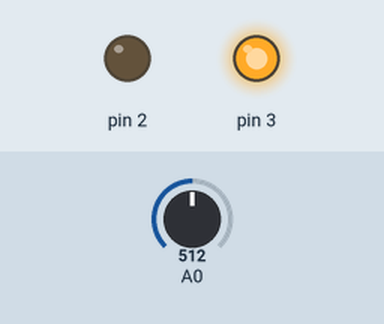
Recording of a sketch running on a simulated Arduino Uno, built with avr-gcc and run on an emulated ATmega328P. On the bench: output pins drawn as LEDs (lit = HIGH). The inputs (shaded band) are chosen by the test bench; at power-on: A0 = 512.

Above: at 1.2 s.
1.3 s: A0 set to 624
2.8 s: A0 set to 651
At 4.0 s:
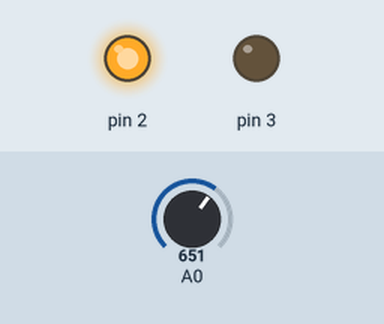
4.3 s: A0 set to 511
At 5.2 s:
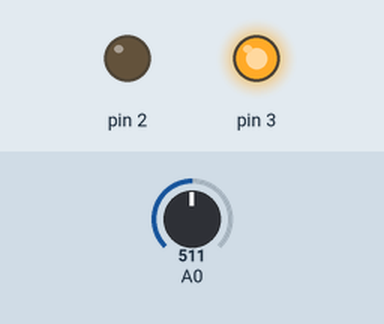
5.8 s: A0 set to 716
At 6.4 s:
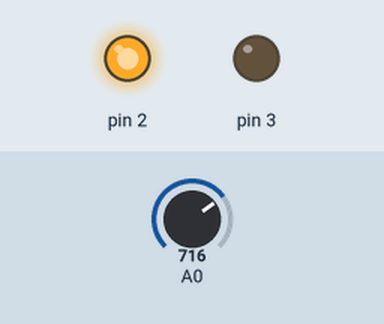
Timing chart, 0 to 8.3 s (numbered marks = the images above; inputs shaded):
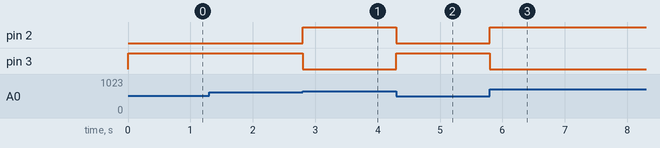

Measured:
- the behaviour switches between 636 and 637 on A0 (found by bisection; images 0 and 1)
- after the input at 1.3 s, every drawn part: stays the same
- after the input at 2.8 s, pin 2: LOW → HIGH at once; pin 3: HIGH → LOW at once
- after the input at 4.3 s, pin 2: HIGH → LOW at once; pin 3: LOW → HIGH at once
- after the input at 5.8 s, pin 2: LOW → HIGH at once; pin 3: HIGH → LOW at once

The sketch:

battest.ino
```cpp
#define R1 150.0
#define R2 120.0


// The Setup
void setup() {

   // Set the pin modes
   pinMode(2, OUTPUT);
   pinMode(3, OUTPUT);


}
void loop(){
float Vout;
float Vin;
//Calculate Output Voltage
Vout = analogRead(A0) * (5.0/1023.0);
Vin = (R1 + R2)/(R2) * Vout;

//output voltage determines which led to power. Red for low, Green for High
if (Vin >= 7)
   digitalWrite(2, HIGH);
else
   digitalWrite(2, LOW);


if(Vin <= 7)
   digitalWrite(3, HIGH);
else
   digitalWrite(3, LOW);
}
```
